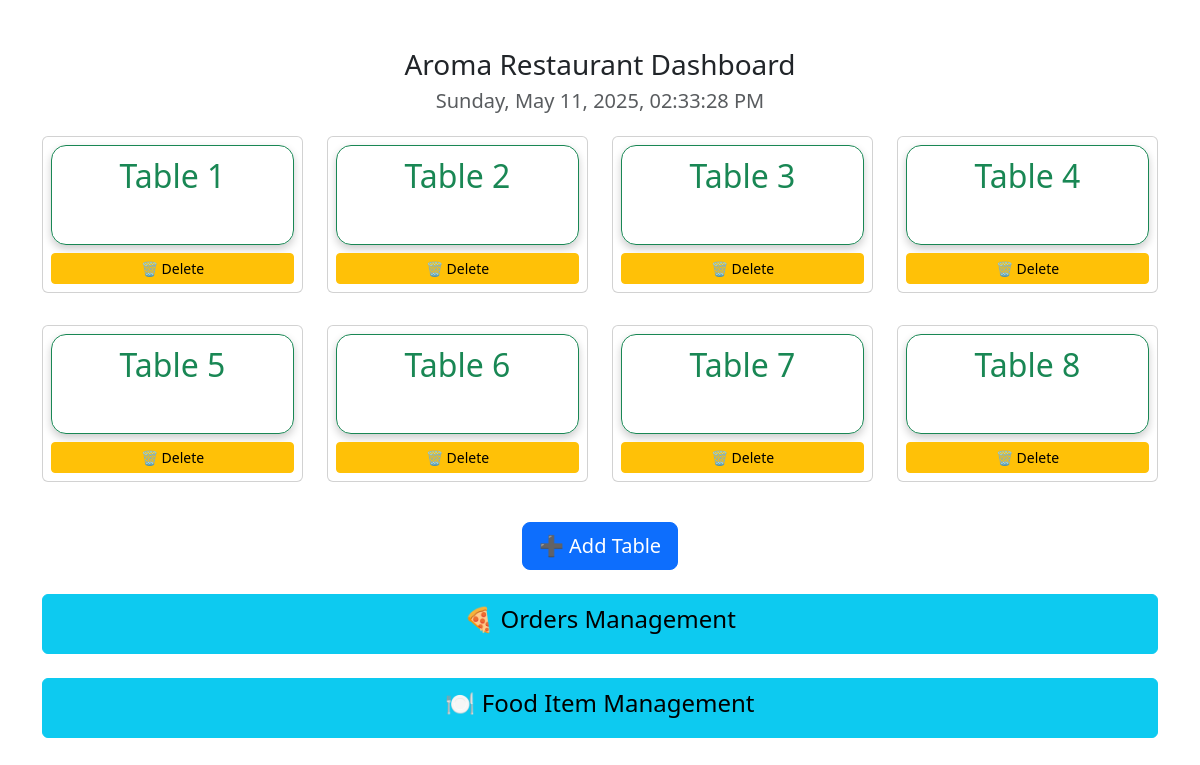
Page /dashboard/ (signed in) on the earlier database version.
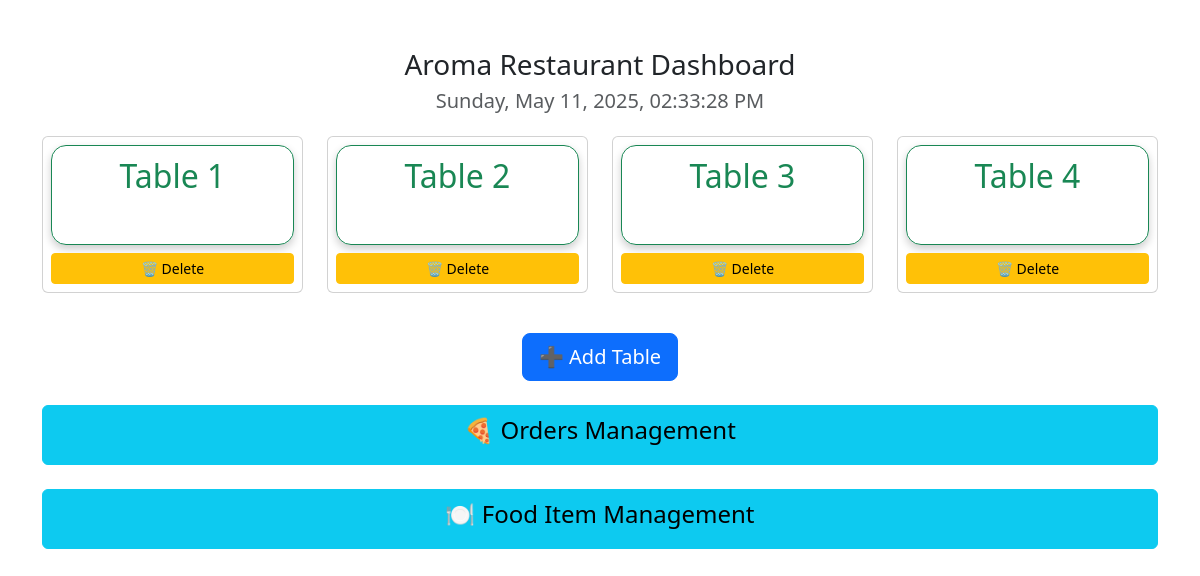
Same page on the later database version.
### qrmenu/models.py (models this page shows, shortened)
class Table(models.Model):
    table_number = models.PositiveIntegerField(
        unique=True,
        validators=[MinValueValidator(1)]  # Ensures table_number is greater than or equal to 1
    )
    is_active = models.BooleanField(default=True)

### qrmenu/views.py (the view)
# urls.py: path('dashboard/', views.main_dashboard, name='main_dashboard'),
@login_required(login_url='/')
def main_dashboard(request):
    tables = Table.objects.all()
    return render(request, 'main.html', {'tables': tables})

### qrmenu/templates/main.html (shortened to what this page needs)
{% load static %}
<!DOCTYPE html>
<html lang="en">
<head>
    <link href="https://cdn.jsdelivr.net/npm/bootstrap@5.3.0-alpha1/dist/css/bootstrap.min.css" rel="stylesheet">
</head>
<body>
    <div class="container text-center my-5">
        <h3 class="mb-1">Aroma Restaurant Dashboard</h3>
        <div class="mb-1">
    <span id="datetime" class="text-muted fs-5"></span>
</div>
       <div class="row">
    {% for table in tables %}
    <div class="col-6 col-md-3 my-3">
        <div class="card">
            <div class="card-body p-2">
                <a href="{% url 'view_orders' table.table_number %}" class="btn btn-outline-success w-100 table-btn mb-2">
                    Table {{ table.table_number }}
                </a>
                <form method="post" action="{% url 'delete_table' table.id %}" onsubmit="return confirm('Are you sure you want to delete this table?');">
                    <button type="submit" class="btn btn-sm btn-warning w-100">🗑️ Delete</button>
                </form>
            </div>
        </div>
    </div>
    {% endfor %}
</div>
        <div class="text-center mt-4">
            <a href="{% url 'add_table' %}" class="btn btn-primary btn-lg">➕ Add Table</a>
        </div>
        <div class="mt-4">
<a href="{% url 'order_dashboard' %}" class="btn btn-info w-100" style="height: 60px; font-size: 1.5rem;">
     🍕 Orders Management
</a>
</div>
<div class="mt-4">
            <a href="{% url 'item_management' %}" class="btn btn-info w-100" style="height: 60px; font-size: 1.5rem;">
                🍽️ Food Item Management
            </a>
        </div>
    </div>
</body>
</html>

### qrmenu/templates/main.html (style rules this page uses)
.table-btn { height: 100px; font-size: 2rem; border-radius: 15px; box-shadow: 0 4px 8px rgba(0, 0, 0, 0.2); transition: box-shadow 0.3s ease; }

Differences in the rows shown:
removed Table: table_number "5"
removed Table: table_number "6"
removed Table: table_number "7"
removed Table: table_number "8"
